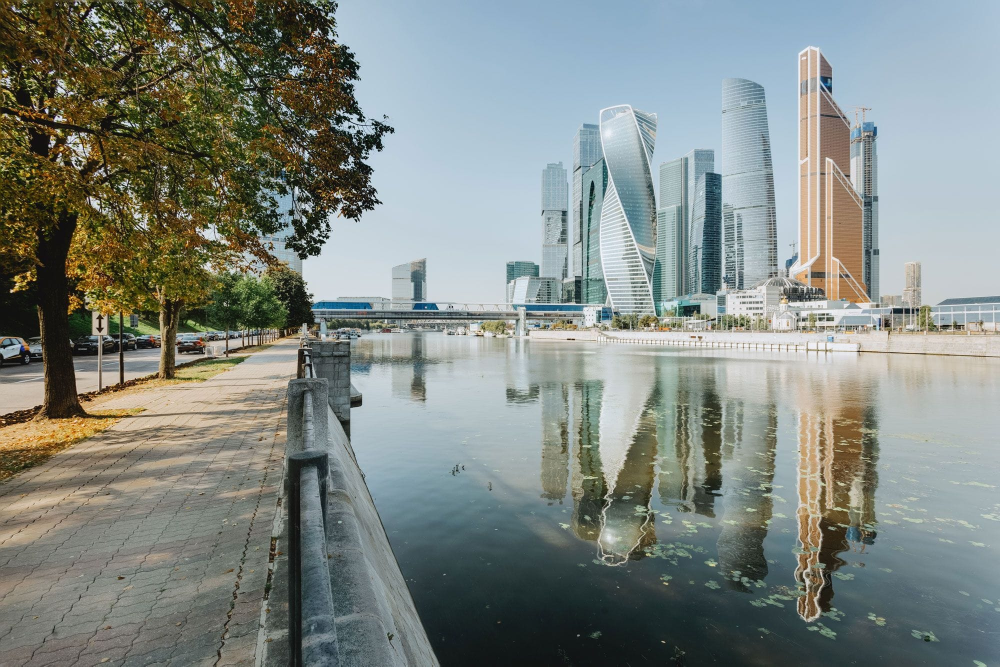
#> input picture image.jpg, 2000 x 1333 px, found by its file name (shown at 1/2 size)
$ python Main.py
#> lines starting #> are read from the running program, lines starting #| are printed output that depends on the picture; after the words box and inside, x2 and y2 are one past the last pixel; in counts of white or black regions, pixels touching at a corner belong together
#> in main, image is the input picture: shape (1333, 2000, 3); mean B, G, R 130.5, 135.7, 128.3
import cv2
import numpy as np
import pytesseract
import re

def align_image_by_contour(image):
    gray = cv2.cvtColor(image, cv2.COLOR_BGR2GRAY)
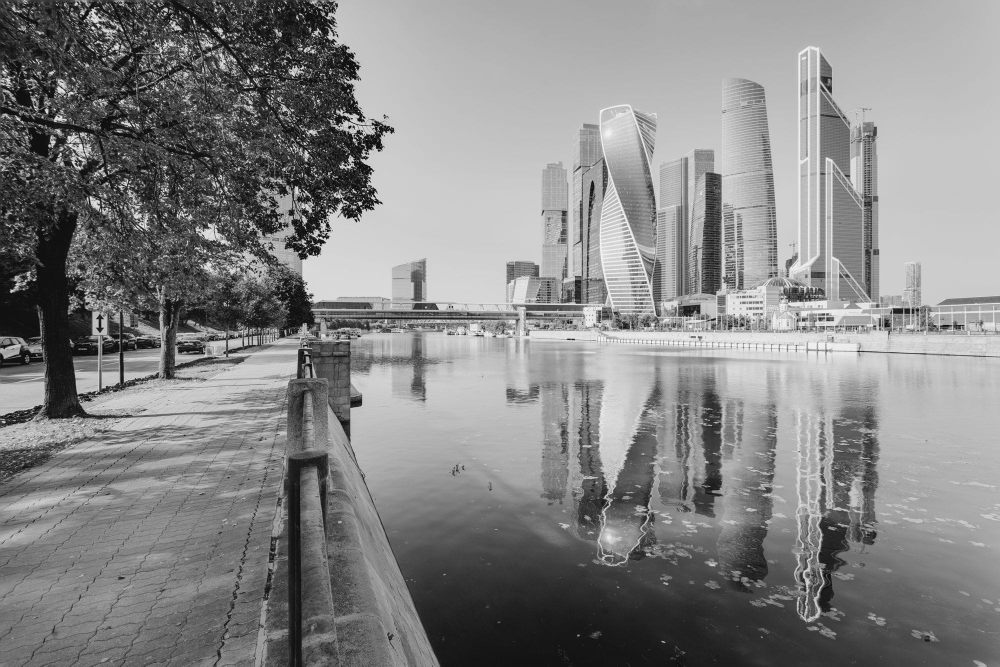
#> gray: shape (1333, 2000) (shown at 1/2 size); min 0, max 255, mean 132.9
    gray = cv2.bitwise_not(gray)
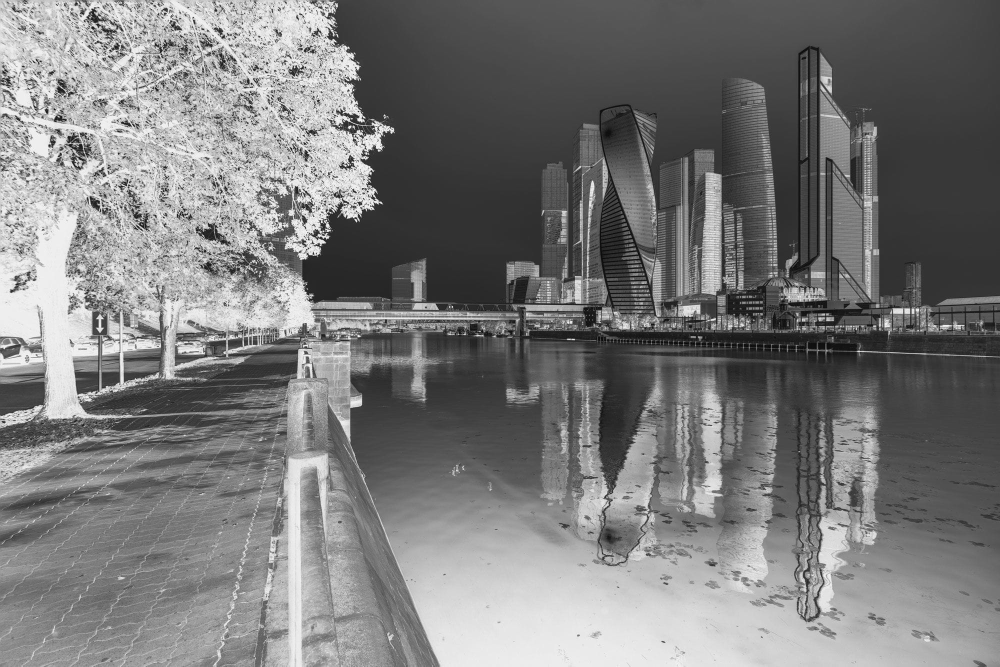
#> gray: shape (1333, 2000) (shown at 1/2 size); min 0, max 255, mean 122.1

    _, thresh = cv2.threshold(gray, 0, 255, cv2.THRESH_BINARY | cv2.THRESH_OTSU)
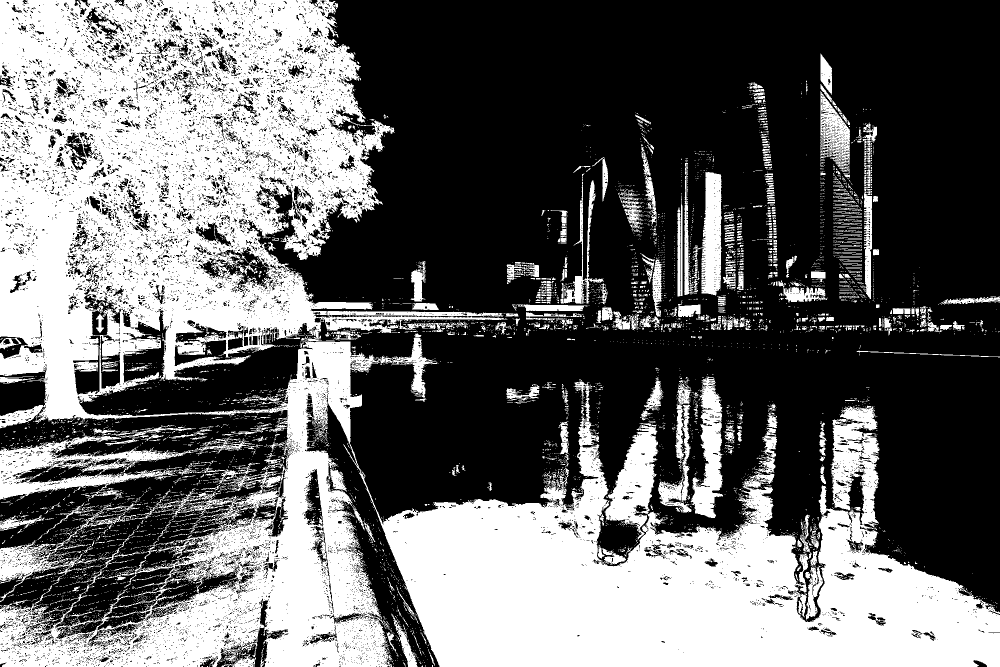
#> thresh: shape (1333, 2000) (shown at 1/2 size); 40.5% white; 7405 white regions (6740 under 20 px)
    contours, _ = cv2.findContours(thresh, cv2.RETR_EXTERNAL, cv2.CHAIN_APPROX_SIMPLE)
#> contours = 6522 contours, 6199 with area under 20; largest, box (x1, y1, x2, y2) and area: (0, 0, 2000, 1333) 1061372, (0, 850, 504, 1003) 23580, (1209, 850, 1316, 1079) 11974, (1381, 754, 1447, 1036) 9313, (1386, 344, 1444, 591) 8051

    largest_contour = max(contours, key=cv2.contourArea)
#> largest_contour = contour of 17750 points, box (x1, y1, x2, y2) (0, 0, 2000, 1333), area 1061372
    rect = cv2.minAreaRect(largest_contour)
#> rect = ((999.5, 666), (1332, 1999), -90)
    box = cv2.boxPoints(rect)
#> box = [[1999, 1332], [-4.08e-14, 1332], [0, 0], [1999, 0]]
    box = np.intp(box)
#> box = [[1998, 1331], [0, 1331], [0, 0], [1998, 0]]

    width = int(rect[1][0])
#> width = 1331
    height = int(rect[1][1])
#> height = 1998

    if width < height:
        width, height = height, width
#> width = 1998; height = 1331

    pts_dst = np.array([[0, 0], [width - 1, 0], [width - 1, height - 1], [0, height - 1]], dtype="float32")
#> pts_dst = [[0, 0], [1997, 0], [1997, 1330], [0, 1330]]
    h, status = cv2.findHomography(box, pts_dst)
#> h = [[-0.999, 0, 1997], [0, -0.999, 1330], [0, 0, 1]]; status = [1, 1, 1, 1]
    aligned_image = cv2.warpPerspective(image, h, (width, height))
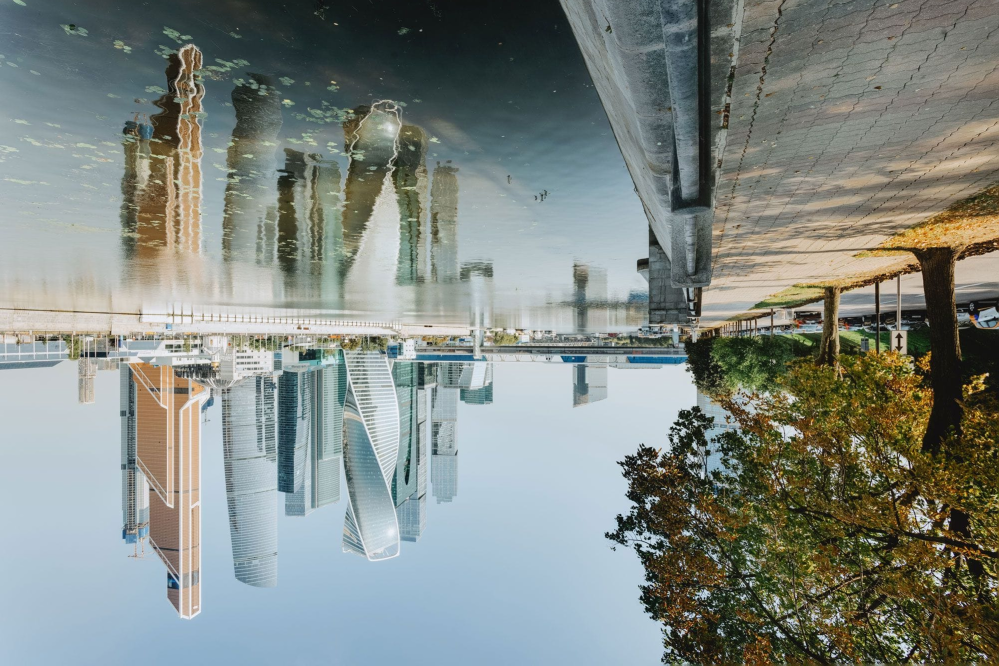
#> aligned_image: shape (1331, 1998, 3) (shown at 1/2 size); mean B, G, R 130.5, 135.8, 128.4

    return aligned_image

def align_image_by_content(image):
    gray = cv2.cvtColor(image, cv2.COLOR_BGR2GRAY)
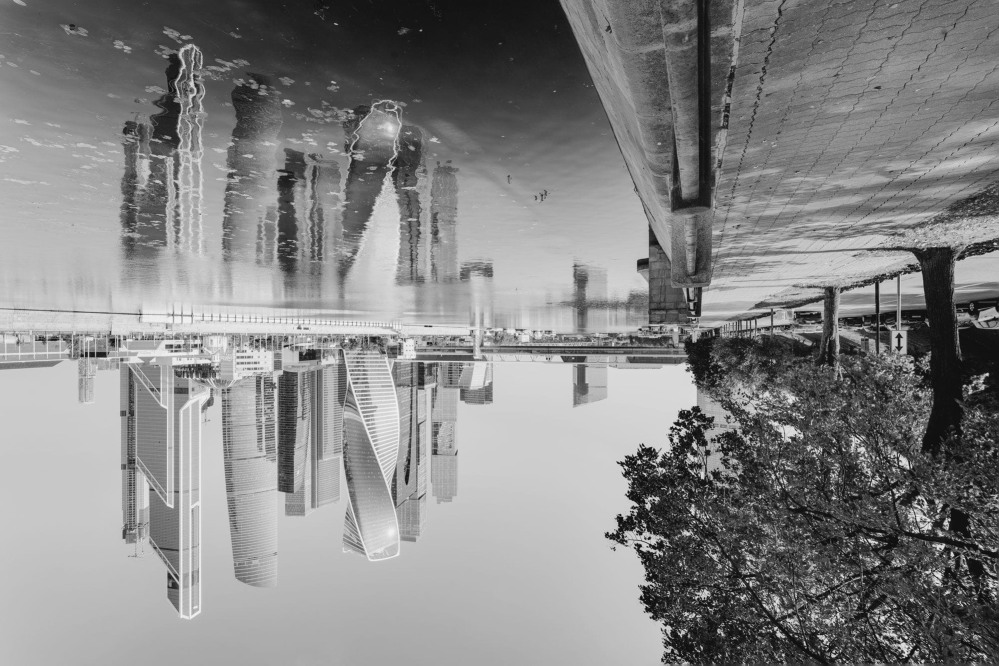
#> gray: shape (1331, 1998) (shown at 1/2 size); min 1, max 250, mean 132.9

    scale_percent = 200  # увеличим изображение на 200%
    width = int(gray.shape[1] * scale_percent / 100)
#> width = 3996
    height = int(gray.shape[0] * scale_percent / 100)
#> height = 2662
    dim = (width, height)
#> dim = (3996, 2662)
    gray = cv2.resize(gray, dim, interpolation=cv2.INTER_AREA)
#> gray: shape (2662, 3996)

    gray = cv2.GaussianBlur(gray, (5, 5), 0)
    gray = cv2.medianBlur(gray, 3)

    try:
        osd = pytesseract.image_to_osd(gray)
        angle = float(re.search('(?<=Rotate: )\d+', osd).group(0))

        if angle != 0:
            angle = -angle

        (h, w) = image.shape[:2]
        center = (w // 2, h // 2)
        M = cv2.getRotationMatrix2D(center, angle, 1.0)
        rotated = cv2.warpAffine(image, M, (w, h), flags=cv2.INTER_CUBIC, borderMode=cv2.BORDER_REPLICATE)

        return rotated
    except pytesseract.TesseractError as e:
        print(f"Tesseract error: {e}")
        return image

def align_image_by_hough_transform(image):
    gray = cv2.cvtColor(image, cv2.COLOR_BGR2GRAY)
    edges = cv2.Canny(gray, 50, 150, apertureSize=3)
    lines = cv2.HoughLines(edges, 1, np.pi / 180, 200)

    if lines is not None:
        angles = []
        for rho, theta in lines[:, 0]:
            angle = np.degrees(theta) - 90
            angles.append(angle)

        median_angle = np.median(angles)
        angle = -median_angle

        (h, w) = image.shape[:2]
        center = (w // 2, h // 2)
        M = cv2.getRotationMatrix2D(center, angle, 1.0)
        rotated = cv2.warpAffine(image, M, (w, h), flags=cv2.INTER_CUBIC, borderMode=cv2.BORDER_REPLICATE)

        return rotated
    else:
        raise ValueError("Не удалось найти линии для выравнивания изображения.")

def main():
    image_path = 'C:/mp2024-3211_python/image.jpg'  # Путь к вашему изображению
    image = cv2.imread(image_path)

    if image is None:
        raise ValueError(f"Не удалось загрузить изображение по пути: {image_path}")

    try:
        aligned_contour = align_image_by_contour(image)
        print('Изображение выровнено по внешнему контуру')
    except ValueError as e:
        print(e)
        aligned_contour = image

    try:
        aligned_content = align_image_by_content(aligned_contour)
        print('Изображение выровнено по содержимому')
    except ValueError as e:
        print(e)
        aligned_content = aligned_contour

    try:
        aligned_hough_transform = align_image_by_hough_transform(aligned_content)
        print('Изображение выровнено с помощью Hough Transform')
    except ValueError as e:
        print(e)
        aligned_hough_transform = aligned_content

    combined_image = aligned_hough_transform

    output_path = 'C:/mp2024-3211_python/combined_aligned_image.jpg'
    cv2.imwrite(output_path, combined_image)
    print(f'Итоговое изображение сохранено как {output_path}')

if __name__ == '__main__':
    main()
#> (the call stopped at in align_image_by_content, `osd = pytesseract.image_to_osd(gray)`: pytesseract is not available in this run)
